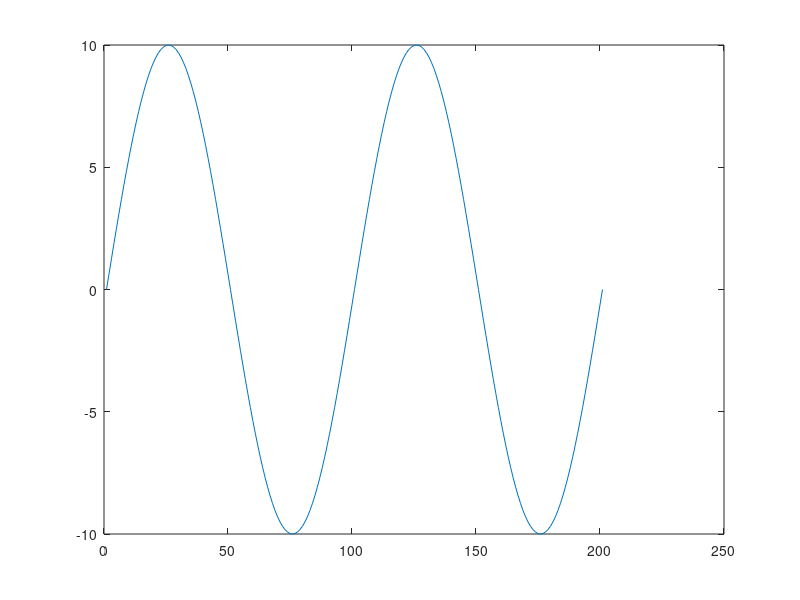

MATLAB code for this plot: (Note: this script raises an error after producing the figure.)

Ts = 0.01;
u = sin(2*pi*(0:200)*Ts)*10
figure, plot(u)


dp = fi(plants.hyst_sat.dp, 1, 16, 11);
wsp = fi(plants.hyst_sat.wsp, 1, 16, 11)

u_sat = PIHyst.sat_op(u, dp, wsp);
hold on
plot(u_sat)
%%

fname = 'C:\Users\arnold\Documents\matlab\afm_mpc_journal\labview\UnitTests\fpga_harnesses\Sat_Hyst_TestCase\sat_data.csv';
fid = fopen(fname, 'w+');

fprintf(fid, '%.1f\n', length(plants.hyst_sat.dp));

fprintf(fid, '%.15f, ', plants.hyst_sat.dp);
fprintf(fid, '\n');

fprintf(fid, '%.15f, ', plants.hyst_sat.wsp);
fprintf(fid, '\n');


fprintf(fid, '%.15f, ', u);
fprintf(fid, '\n');


fprintf(fid, '%.15f, ', u_sat);
fprintf(fid, '\n');

%%

rp = fi(plants.hyst_sat.rp, 1, 16, 11);
wp = fi(plants.hyst_sat.wp, 1, 16, 11)


u_hyst = PIHyst.hyst_play_op(u, rp, wp, fi(wp*0, 1, 16, 11))

figure
plot(u)
hold on
plot(u_hyst)

%%
clc

fname = 'C:\Users\arnold\Documents\matlab\afm_mpc_journal\labview\UnitTests\fpga_harnesses\Sat_Hyst_TestCase\Hyst_data.csv';
fid = fopen(fname, 'w+');

fprintf(fid, '%.1f\n', length(rp));

fprintf(fid, '%.15f, ', rp);
fprintf(fid, '\n');

fprintf(fid, '%.15f, ', wp);
fprintf(fid, '\n');


fprintf(fid, '%.15f, ', u(1:end-1));
fprintf(fid, '%.15f', u(end));
fprintf(fid, '\n');


fprintf(fid, '%.15f, ', double(u_hyst(1:end-1)));
fprintf(fid, '%.15f', double(u_hyst(end)));
fprintf(fid, '\n');
